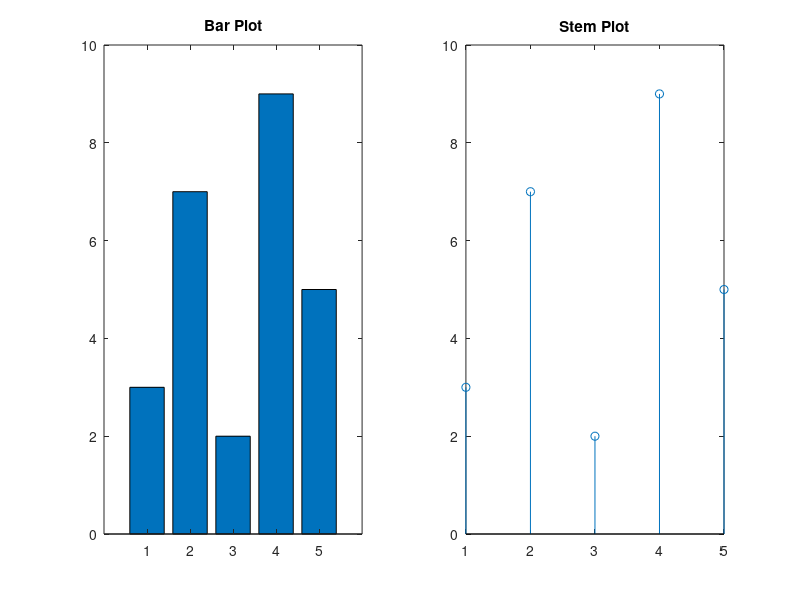

Write the MATLAB code that produced this figure.
data = [3 7 2 9 5];

figure;
subplot(1,2,1);
bar(data); title('Bar Plot');

subplot(1,2,2);
stem(data); title('Stem Plot');